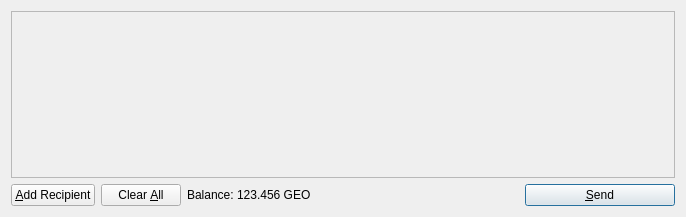
<?xml version="1.0" encoding="UTF-8"?>
<ui version="4.0">
 <class>SendCoinsDialog</class>
 <widget class="QDialog" name="SendCoinsDialog">
  <property name="geometry">
   <rect>
    <x>0</x>
    <y>0</y>
    <width>686</width>
    <height>217</height>
   </rect>
  </property>
  <property name="windowTitle">
   <string>Send Coins</string>
  </property>
  <layout class="QVBoxLayout" name="verticalLayout">
   <item>
    <widget class="QScrollArea" name="scrollArea">
     <property name="widgetResizable">
      <bool>true</bool>
     </property>
     <widget class="QWidget" name="scrollAreaWidgetContents">
      <property name="geometry">
       <rect>
        <x>0</x>
        <y>0</y>
        <width>666</width>
        <height>165</height>
       </rect>
      </property>
      <layout class="QVBoxLayout" name="verticalLayout_2">
       <property name="margin">
        <number>0</number>
       </property>
       <item>
        <layout class="QVBoxLayout" name="entries">
         <property name="spacing">
          <number>6</number>
         </property>
        </layout>
       </item>
       <item>
        <spacer name="verticalSpacer">
         <property name="orientation">
          <enum>Qt::Vertical</enum>
         </property>
         <property name="sizeHint" stdset="0">
          <size>
           <width>20</width>
           <height>40</height>
          </size>
         </property>
        </spacer>
       </item>
      </layout>
     </widget>
    </widget>
   </item>
   <item>
    <layout class="QHBoxLayout" name="horizontalLayout">
     <item>
      <widget class="QPushButton" name="addButton">
       <property name="toolTip">
        <string>Send to multiple recipients at once</string>
       </property>
       <property name="text">
        <string>&amp;Add Recipient</string>
       </property>
       <property name="icon">
        <iconset resource="../bitcoin.qrc">
         <normaloff>:/icons/add</normaloff>:/icons/add</iconset>
       </property>
       <property name="autoDefault">
        <bool>false</bool>
       </property>
      </widget>
     </item>
     <item>
      <widget class="QPushButton" name="clearButton">
       <property name="sizePolicy">
        <sizepolicy hsizetype="Minimum" vsizetype="Fixed">
         <horstretch>0</horstretch>
         <verstretch>0</verstretch>
        </sizepolicy>
       </property>
       <property name="toolTip">
        <string>Remove all transaction fields</string>
       </property>
       <property name="text">
        <string>Clear &amp;All</string>
       </property>
       <property name="icon">
        <iconset resource="../bitcoin.qrc">
         <normaloff>:/icons/remove</normaloff>:/icons/remove</iconset>
       </property>
       <property name="autoRepeatDelay">
        <number>300</number>
       </property>
       <property name="autoDefault">
        <bool>false</bool>
       </property>
      </widget>
     </item>
     <item>
      <layout class="QHBoxLayout" name="horizontalLayout_2">
       <property name="spacing">
        <number>3</number>
       </property>
       <item>
        <widget class="QLabel" name="label">
         <property name="text">
          <string>Balance:</string>
         </property>
        </widget>
       </item>
       <item>
        <widget class="QLabel" name="labelBalance">
         <property name="cursor">
          <cursorShape>IBeamCursor</cursorShape>
         </property>
         <property name="text">
          <string>123.456 GEO</string>
         </property>
         <property name="textInteractionFlags">
          <set>Qt::LinksAccessibleByMouse|Qt::TextSelectableByKeyboard|Qt::TextSelectableByMouse</set>
         </property>
        </widget>
       </item>
      </layout>
     </item>
     <item>
      <spacer name="horizontalSpacer">
       <property name="orientation">
        <enum>Qt::Horizontal</enum>
       </property>
       <property name="sizeHint" stdset="0">
        <size>
         <width>40</width>
         <height>20</height>
        </size>
       </property>
      </spacer>
     </item>
     <item>
      <widget class="QPushButton" name="sendButton">
       <property name="minimumSize">
        <size>
         <width>150</width>
         <height>0</height>
        </size>
       </property>
       <property name="toolTip">
        <string>Confirm the send action</string>
       </property>
       <property name="text">
        <string>&amp;Send</string>
       </property>
       <property name="icon">
        <iconset resource="../bitcoin.qrc">
         <normaloff>:/icons/send</normaloff>:/icons/send</iconset>
       </property>
       <property name="default">
        <bool>true</bool>
       </property>
      </widget>
     </item>
    </layout>
   </item>
  </layout>
 </widget>
 <resources>
  <include location="../bitcoin.qrc"/>
 </resources>
 <connections/>
</ui>
